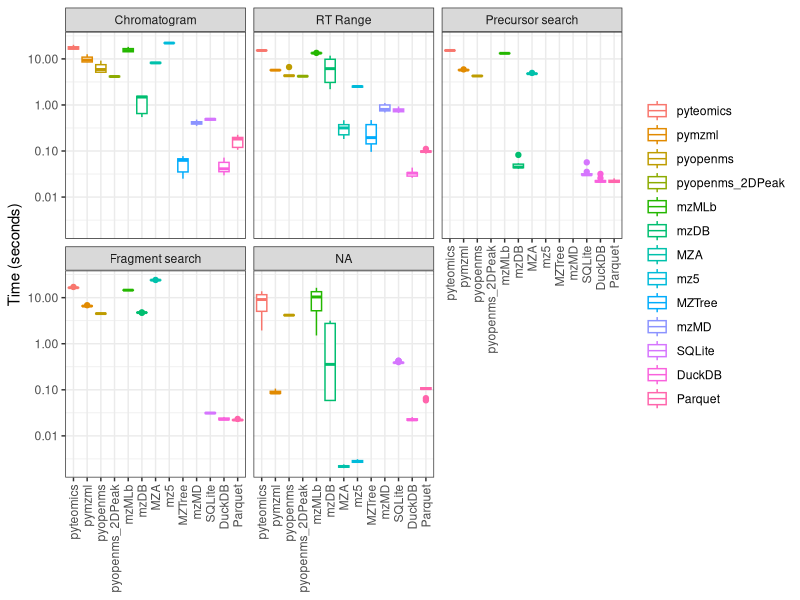
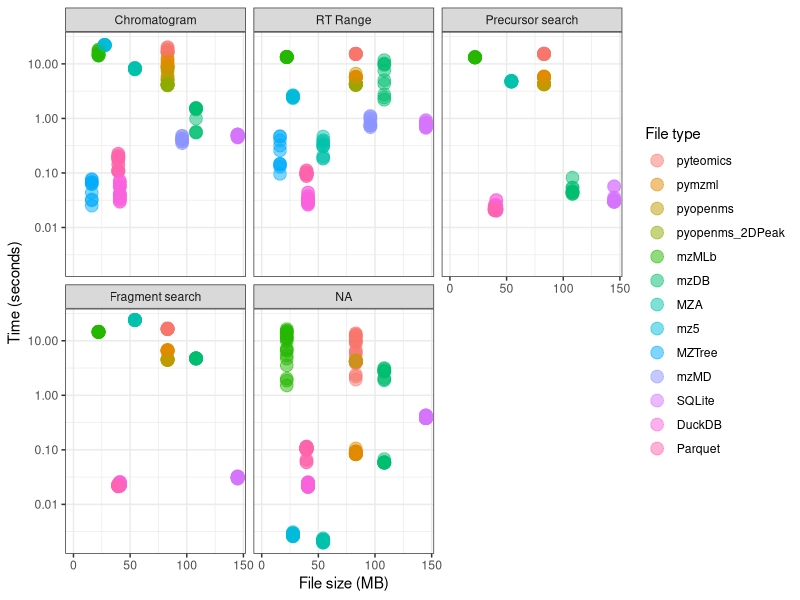
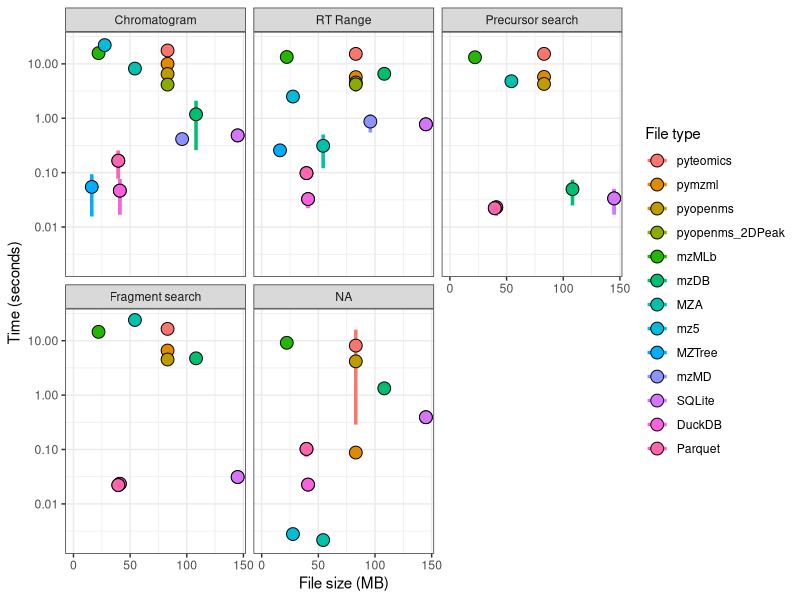
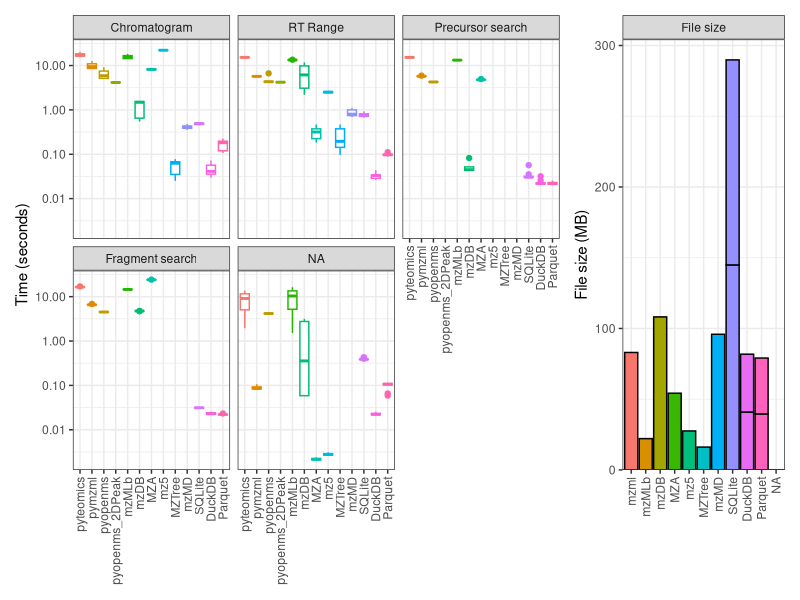
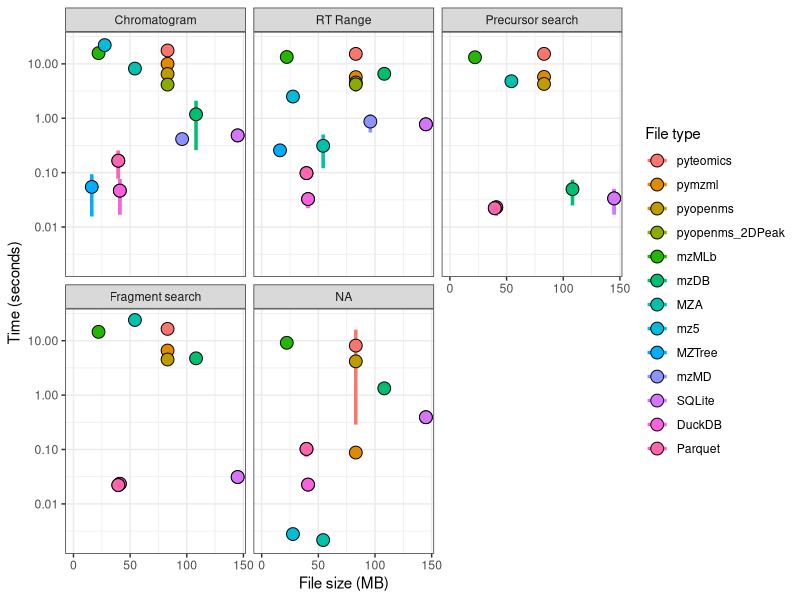

Source code (R) for these figures, in order:

library(tidyverse)

method_names <- c("pyteomics", "pymzml", "pyopenms", "pyopenms_2DPeak",
                  "mzMLb", "mzDB", "MZA", "mz5", "MZTree", "mzMD", 
                  "SQLite", "DuckDB", "Parquet")

all_timings <- read_csv("data/singlefile_times.csv") %>% 
  mutate(method=factor(method, levels=method_names)) %>%
  mutate(query=factor(query, levels=c("ms1_scan", "chrom", "rtrange",
                                      "ms2_scan", "premz", "fragmz"),
                      labels=c("MS1 scan", "Chromatogram", "RT Range",
                               "MS2 scan", "Precursor search",
                               "Fragment search")))
all_sizes <- read_csv("data/file_sizes.csv") %>%
  mutate(method=factor(method, levels=method_names))

all_timings %>%
  ggplot() +
  geom_boxplot(aes(x=method, y=time, color=method)) +
  facet_wrap(~query) +
  scale_y_log10() +
  labs(x=NULL, y="Time (seconds)", color=NULL) +
  theme_bw() +
  theme(axis.text.x = element_text(angle=90, hjust=1, vjust=0.5))
all_timings %>%
  left_join(all_sizes) %>%
  ggplot() +
  geom_point(aes(x=file_size/1e6, y=time, color=method), size=4, alpha=0.5) +
  facet_wrap(~query) +
  scale_x_continuous(limits = c(0, NA)) +
  scale_y_log10() +
  labs(x="File size (MB)", y="Time (seconds)", color="File type") +
  theme_bw()

all_timings %>%
  group_by(query, method) %>%
  summarise(avg_time=mean(time), sd_time=sd(time)) %>%
  left_join(all_sizes) %>%
  ggplot() +
  geom_segment(aes(x=file_size/1e6, xend=file_size/1e6, y=avg_time-sd_time*2, yend=avg_time+sd_time*2, color=method), linewidth = 1.2) +
  geom_point(aes(x=file_size/1e6, y=avg_time, fill=method), size=4, pch=21, color="black") +
  facet_wrap(~query) +
  scale_x_continuous(limits = c(0, NA)) +
  scale_y_log10() +
  labs(x="File size (MB)", y="Time (seconds)", color="File type", fill="File type") +
  theme_bw()
ggsave("figures/singlefile_fig.png")





time_boxplot <- all_timings %>%
  ggplot() +
  geom_boxplot(aes(x=method, y=time, color=method)) +
  facet_wrap(~query) +
  scale_y_log10() +
  labs(x=NULL, y="Time (seconds)", color=NULL) +
  theme_bw() +
  theme(axis.text.x = element_text(angle=90, hjust=1, vjust=0.5),
        legend.position = "none")
size_barplot <- all_sizes %>%
  filter(!method%in%c("pyteomics", "pyopenms", "pyopenms_2DPeak")) %>%
  mutate(method=as.character(method)) %>%
  mutate(method=ifelse(method=="pymzml", "mzml", method)) %>%
  mutate(method=factor(method, levels=c("mzml", method_names))) %>%
  mutate(query="File size") %>%
  ggplot() +
  geom_hline(yintercept = 0) +
  geom_col(aes(x=method, y=file_size/1e6, fill=method), color="black") +
  scale_y_continuous(expand = expansion(mult = c(0, 0.05))) +
  facet_wrap(~query) +
  labs(x=NULL, y="File size (MB)", fill="File type") +
  theme_bw() +
  theme(axis.text.x = element_text(angle=90, hjust=1, vjust=0.5), legend.position = "none")
library(patchwork)
time_boxplot + size_barplot + plot_layout(widths = c(3, 1))
